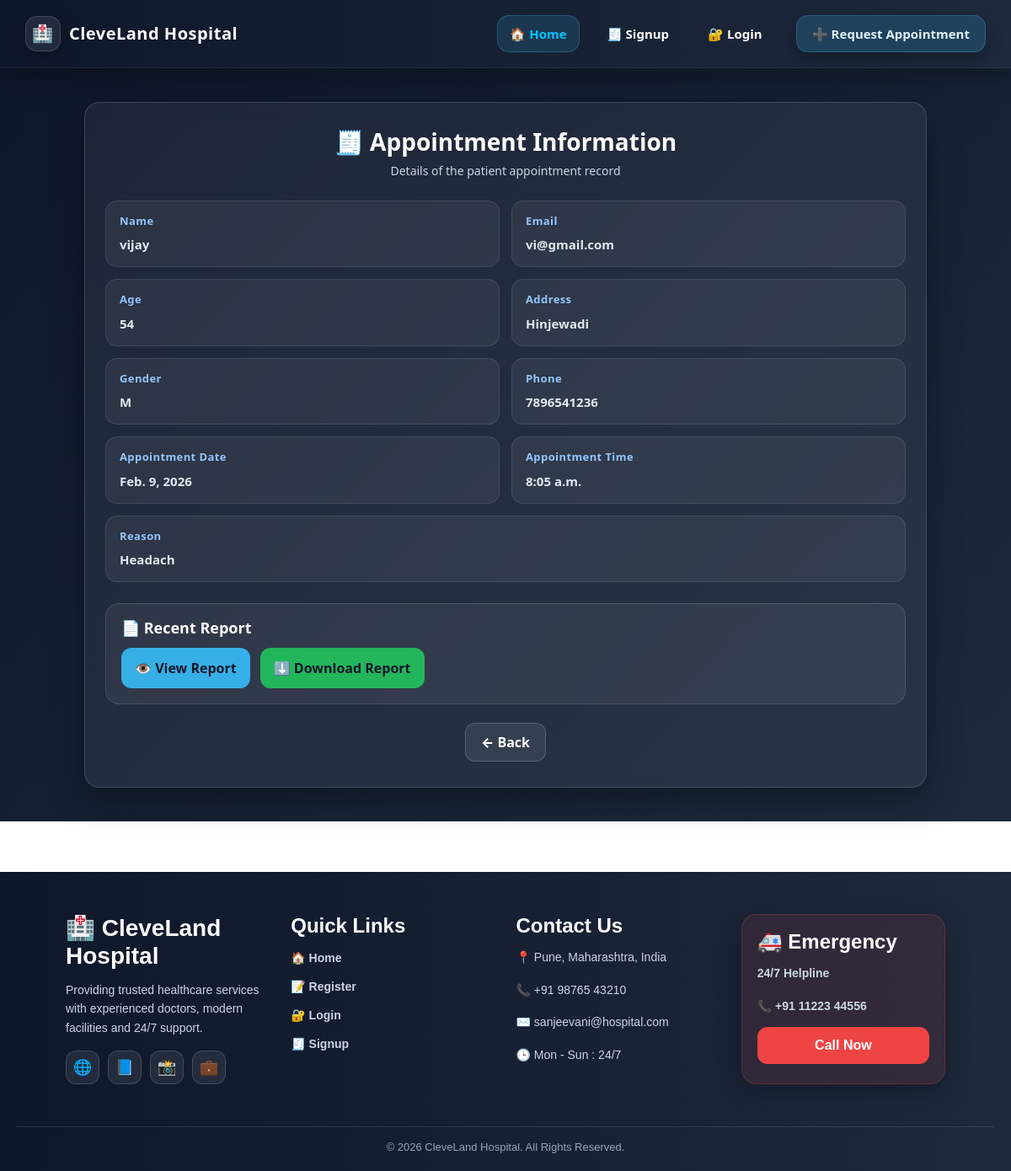
Page /info-appointment/3/ on the committed database.
### clinic_app/models.py (models this page shows, shortened)
class Appointment(models.Model):
    patient_name= models.CharField(max_length=20)
    patient_email=models.EmailField()
    patient_age=models.IntegerField()
    patient_address=models.TextField()
    patient_gender= models.CharField(max_length=10,choices=(('M',"Male"),('F',"Female")))
    patient_phone= models.CharField(max_length=15)
    appointment_date= models.DateField()
    appointment_time= models.TimeField()
    recent_report=models.FileField(upload_to='appointment_reports', blank=True, null=True)
    reson = models.TextField()

### clinic_app/views.py (the view)
# urls.py: path('info-appointment/<int:pk>/', info_appointment, name='info_appointment_urls'),
def info_appointment(request, pk):
    template_name="clinic_app/info.html"
    appointment = get_object_or_404 (Appointment, pk=pk)
    context={'appointment' : appointment}
    return render(request, template_name, context)

### templates/clinic_app/info.html (shortened to what this page needs)
{% extends 'base.html' %}
{% load static %}
{% block content %}
<section class="info-page">
  <div class="info-container">
    <div class="info-card">
      <div class="info-header">
        <h1>🧾 Appointment Information</h1>
        <p>Details of the patient appointment record</p>
      </div>
      <div class="info-grid">
        <div class="info-row">
          <span class="label">Name</span>
          <span class="value">{{ appointment.patient_name }}</span>
        </div>
        <div class="info-row">
          <span class="label">Email</span>
          <span class="value">{{ appointment.patient_email }}</span>
        </div>
        <div class="info-row">
          <span class="label">Age</span>
          <span class="value">{{ appointment.patient_age }}</span>
        </div>
        <div class="info-row">
          <span class="label">Address</span>
          <span class="value">{{ appointment.patient_address }}</span>
        </div>
        <div class="info-row">
          <span class="label">Gender</span>
          <span class="value">{{ appointment.patient_gender }}</span>
        </div>
        <div class="info-row">
          <span class="label">Phone</span>
          <span class="value">{{ appointment.patient_phone }}</span>
        </div>
        <div class="info-row">
          <span class="label">Appointment Date</span>
          <span class="value">{{ appointment.appointment_date }}</span>
        </div>
        <div class="info-row">
          <span class="label">Appointment Time</span>
          <span class="value">{{ appointment.appointment_time }}</span>
        </div>
        <div class="info-row full-row">
          <span class="label">Reason</span>
          <span class="value">{{ appointment.reson }}</span>
        </div>
      </div>
      <div class="report-box">
        <h3>📄 Recent Report</h3>
        {% if appointment.recent_report %}
          <div class="report-actions">
            <a class="btn-report view" href="{{ appointment.recent_report.url }}" target="_blank">
              👁 View Report
            </a>
            <a class="btn-report download" href="{{ appointment.recent_report.url }}" download>
              ⬇ Download Report
            </a>
          </div>
        {% else %}
          <p class="no-report">⚠ No report available</p>
        {% endif %}
      </div>
      <div class="back-btn-box">
        <a href="{% url 'show_appointment_urls' %}" class="back-btn">← Back</a>
      </div>
    </div>
  </div>
</section>
{% endblock %}

### templates/clinic_app/info.html (style rules this page uses)
.info-page { min-height: 90vh; padding: 40px 15px; background: linear-gradient(135deg, #0f172a, #1e293b); display: flex; justify-content: center; align-items: flex-start; }
.info-container { width: 100%; max-width: 1000px; }
.info-card { background: rgba(255,255,255,0.06); border: 1px solid rgba(255,255,255,0.14); border-radius: 18px; padding: 30px 24px; box-shadow: 0 15px 40px rgba(0,0,0,0.35); backdrop-filter: blur(12px); }
.info-header { text-align: center; margin-bottom: 25px; }
.info-header h1 { color: white; font-weight: 900; font-size: 28px; margin-bottom: 6px; }
.info-header p { color: #cbd5e1; font-size: 14px; margin: 0; }
.info-grid { display: grid; grid-template-columns: 1fr 1fr; gap: 14px; margin-top: 15px; }
.info-row { background: rgba(255,255,255,0.06); border: 1px solid rgba(255,255,255,0.10); border-radius: 14px; padding: 14px 16px; transition: 0.3s ease; }
.full-row { grid-column: span 2; }
.label { display: block; font-size: 13px; font-weight: 800; color: #93c5fd; margin-bottom: 6px; letter-spacing: 0.4px; }
.value { font-size: 15px; font-weight: 700; color: #e2e8f0; word-break: break-word; }
.report-box { margin-top: 25px; padding: 18px; border-radius: 16px; background: rgba(255,255,255,0.06); border: 1px solid rgba(255,255,255,0.12); }
.report-box h3 { color: white; font-size: 18px; font-weight: 900; margin-bottom: 12px; }
.report-actions { display: flex; flex-wrap: wrap; gap: 12px; }
.btn-report { padding: 12px 16px; border-radius: 12px; font-weight: 800; text-decoration: none; transition: 0.3s ease; display: inline-block; }
.btn-report.view { background: rgba(56,189,248,0.9); color: #0f172a; }
.btn-report.download { background: rgba(34,197,94,0.9); color: #0f172a; }
.back-btn-box { margin-top: 22px; text-align: center; }
.back-btn { display: inline-block; padding: 10px 18px; border-radius: 12px; background: rgba(255,255,255,0.08); border: 1px solid rgba(255,255,255,0.18); color: white; text-decoration: none; font-weight: 800; transition: 0.3s ease; }

### rows in the picture
Appointment: patient_name "vijay", patient_email "vi@gmail.com", patient_age "54", patient_address "Hinjewadi", patient_gender "M", patient_phone "7896541236", appointment_date "Feb. 9, 2026", appointment_time "8:05 a.m.", reson "Headach"
